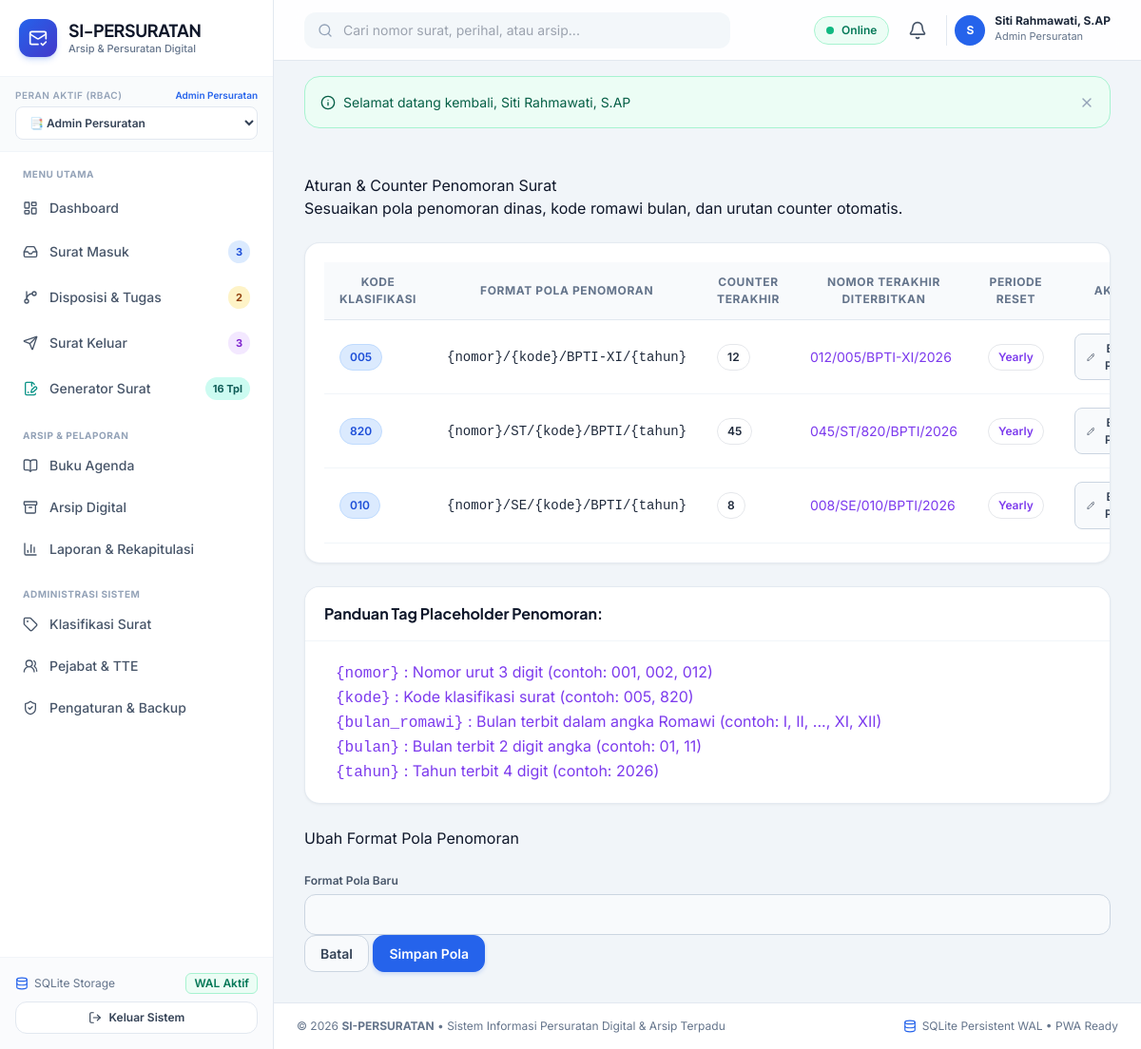
/public/master/penomoran.php (signed in), run on an earlier commit of the app's database.
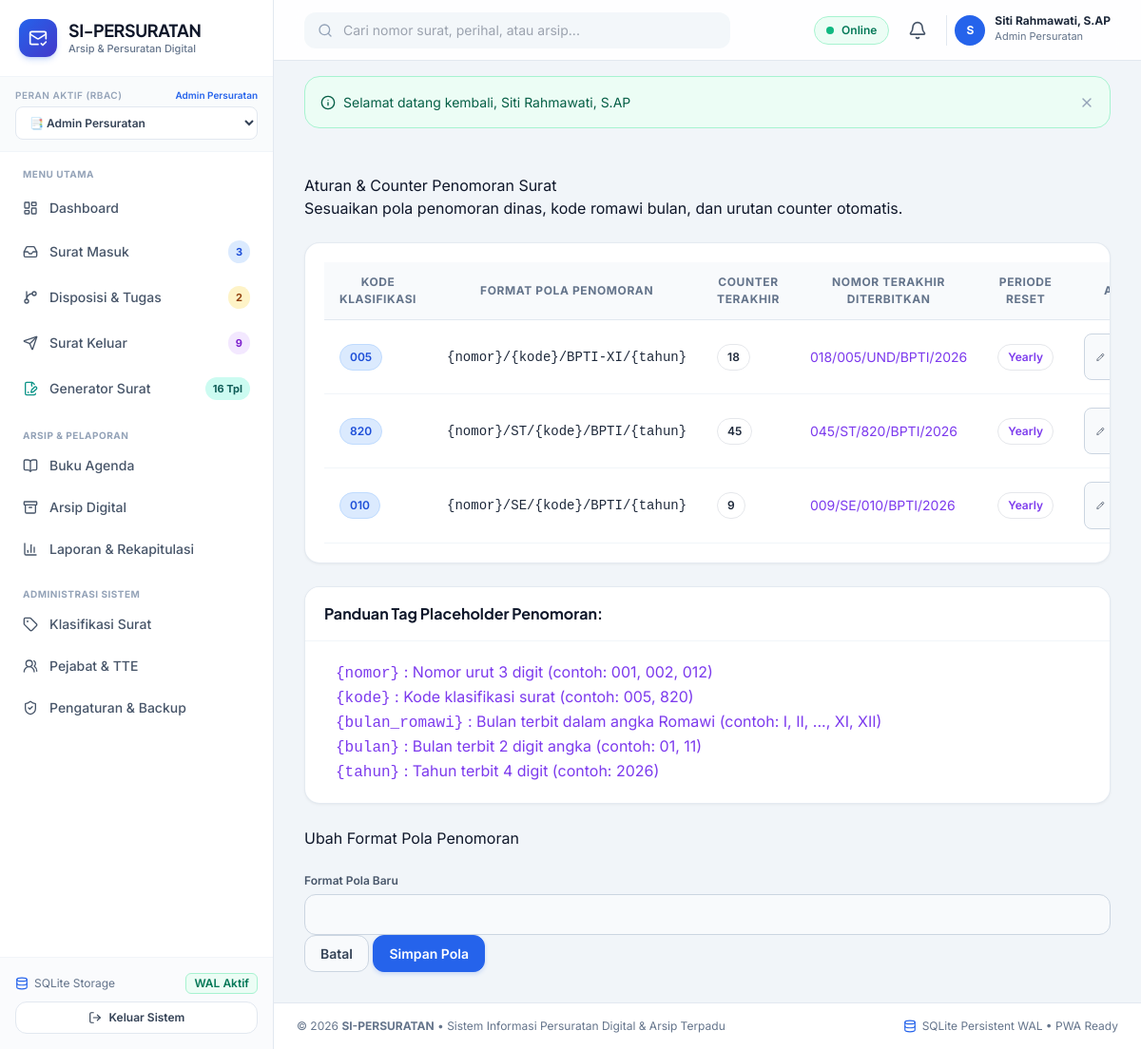
And on a later commit of the database.
### tables this page shows
CREATE TABLE nomor_surat (
    id INTEGER PRIMARY KEY AUTOINCREMENT,
    kode_klasifikasi TEXT,
    format_pola TEXT NOT NULL DEFAULT '{nomor}/{kode}/{bulan_romawi}/{tahun}',
    counter INTEGER NOT NULL DEFAULT 0,
    tahun INTEGER NOT NULL,
    reset_period TEXT NOT NULL DEFAULT 'yearly', -- 'yearly', 'monthly', 'never'
    last_number TEXT,
    updated_at DATETIME DEFAULT CURRENT_TIMESTAMP
);

### config/app.php (called while the page is built, shortened)
<?php
function url(string $path = ''): string {
    $cleanPath = ltrim($path, '/');
    return BASE_URL . '/' . $cleanPath;
}

### app/helpers/Auth.php (called while the page is built, shortened)
<?php
class Auth {
    public static function check(): bool {
        return isset($_SESSION['user_id']) && !empty($_SESSION['user_id']);
    }
    public static function user(): ?array {
        static $cachedUser = null;
        if ($cachedUser !== null && $cachedUser['id'] === $_SESSION['user_id']) {
            return $cachedUser;
        }
        $db = Database::getInstance();
        $stmt = $db->prepare("
            SELECT u.*, r.name as role_name, r.slug as role_slug
            FROM users u
            JOIN roles r ON u.role_id = r.id
            WHERE u.id = :id AND u.is_active = 1 AND u.deleted_at IS NULL
        ");
        $stmt->execute([':id' => $_SESSION['user_id']]);
        $user = $stmt->fetch();
        $cachedUser = $user;
        return $user;
    }
    public static function can(string $permissionSlug): bool {
        $user = self::user();
        static $permissions = null;
        if ($permissions === null) {
            $db = Database::getInstance();
            $stmt = $db->prepare("
                SELECT p.slug
                FROM permissions p
                JOIN role_permissions rp ON p.id = rp.permission_id
                WHERE rp.role_id = :role_id
            ");
            $stmt->execute([':role_id' => $user['role_id']]);
            $permissions = $stmt->fetchAll(PDO::FETCH_COLUMN);
        }
        return in_array($permissionSlug, $permissions);
    }
}

### public/master/penomoran.php (the view, shortened to what the changed rows need)
<?php
require_once __DIR__ . '/../../config/app.php';
if (!Auth::check() || !Auth::can('master.manage')) {
    Flash::set('danger', 'Akses ditolak.');
    redirect('dashboard.php');
}
$db = Database::getInstance();
$rules = $db->query("SELECT * FROM nomor_surat ORDER BY id ASC")->fetchAll();
require_once APP_PATH . '/views/layouts/header.php';
?>
<div class="card border-0 shadow-sm rounded-3">
    <div class="card-body p-0">
        <div class="table-responsive">
            <table class="table table-custom mb-0">
                <thead>
                    <tr>
                        <th>Kode Klasifikasi</th>
                        <th>Format Pola Penomoran</th>
                        <th>Counter Terakhir</th>
                        <th>Nomor Terakhir Diterbitkan</th>
                        <th>Periode Reset</th>
                        <th width="120" class="text-center">Aksi</th>
                    </tr>
                </thead>
                <tbody>
                    <?php foreach ($rules as $r): ?>
                        <tr>
                            <td>
                                <span class="badge bg-primary font-monospace"><?= htmlspecialchars($r['kode_klasifikasi'] ?? 'Semua (Default)') ?></span>
                            </td>
                            <td>
                                <code class="fw-bold text-dark fs-6"><?= htmlspecialchars($r['format_pola']) ?></code>
                            </td>
                            <td>
                                <span class="badge bg-light text-dark border font-monospace"><?= $r['counter'] ?></span>
                            </td>
                            <td>
                                <span class="text-secondary small font-monospace"><?= htmlspecialchars($r['last_number'] ?? '-') ?></span>
                            </td>
                            <td>
                                <span class="badge bg-light text-secondary border"><?= ucfirst($r['reset_period']) ?></span>
                            </td>
                            <td class="text-center">
                                <button class="btn btn-sm btn-light border p-1" onclick="editFormat(<?= $r['id'] ?>, '<?= htmlspecialchars($r['format_pola']) ?>')">
                                    <i data-lucide="pencil" style="width: 14px;"></i> Edit Pola
                                </button>
                            </td>
                        </tr>
                    <?php endforeach; ?>
                </tbody>
            </table>
        </div>
    </div>
</div>
<?php require_once APP_PATH . '/views/layouts/footer.php'; ?>

### app/views/layouts/sidebar.php (shortened to what the changed rows need)
<?php
$currentUri = $_SERVER['REQUEST_URI'] ?? '/';
function isSidebarActive(string $pattern, string $uri): bool {
    return str_contains($uri, $pattern);
}
$db = Database::getInstance();
$badgeSk = (int)$db->query("SELECT COUNT(*) FROM surat_keluar WHERE deleted_at IS NULL")->fetchColumn();
?>
<aside id="sidebar" class="fixed lg:sticky top-0 left-0 z-50 h-screen w-72 bg-white border-r border-slate-200 flex flex-col transition-transform duration-300 -translate-x-full lg:translate-x-0 shrink-0">
  <div class="p-5 border-b border-slate-100 flex items-center justify-between">
    <a href="<?= url('dashboard.php') ?>" class="flex items-center gap-3 group text-decoration-none">
      <div>
        <h1 class="font-display font-bold text-slate-900 text-lg leading-tight tracking-tight">SI-PERSURATAN</h1>
      </div>
    </a>
  </div>
  <nav class="flex-1 overflow-y-auto px-3 py-4 space-y-1">
    <?php if (Auth::can('surat_keluar.view')): ?>
      <a href="<?= url('surat_keluar/') ?>" class="w-full flex items-center justify-between px-3 py-2.5 rounded-xl text-sm font-medium transition-all <?= isSidebarActive('surat_keluar', $currentUri) ? 'bg-purple-50 text-purple-700 font-semibold' : 'text-slate-600 hover:bg-slate-50 hover:text-slate-900' ?>">
        <div class="flex items-center gap-3">
          <i data-lucide="send" class="w-4 h-4 shrink-0"></i>
          <span>Surat Keluar</span>
        </div>
        <span class="text-[11px] font-bold px-2 py-0.5 rounded-full bg-purple-100 text-purple-700"><?= $badgeSk ?></span>
      </a>
    <?php endif; ?>
  </nav>
</aside>

What changed in the data, as far as the page shows it:
changed nomor_surat "{nomor}/{kode}/BPTI-XI/{tahun}": counter "12" → "18"; last_number "012/005/BPTI-XI/2026" → "018/005/UND/BPTI/2026"
changed nomor_surat "{nomor}/SE/{kode}/BPTI/{tahun}": counter "8" → "9"; last_number "008/SE/010/BPTI/2026" → "009/SE/010/BPTI/2026"
Also different on the page:
$badgeSk: "3" → "9"
